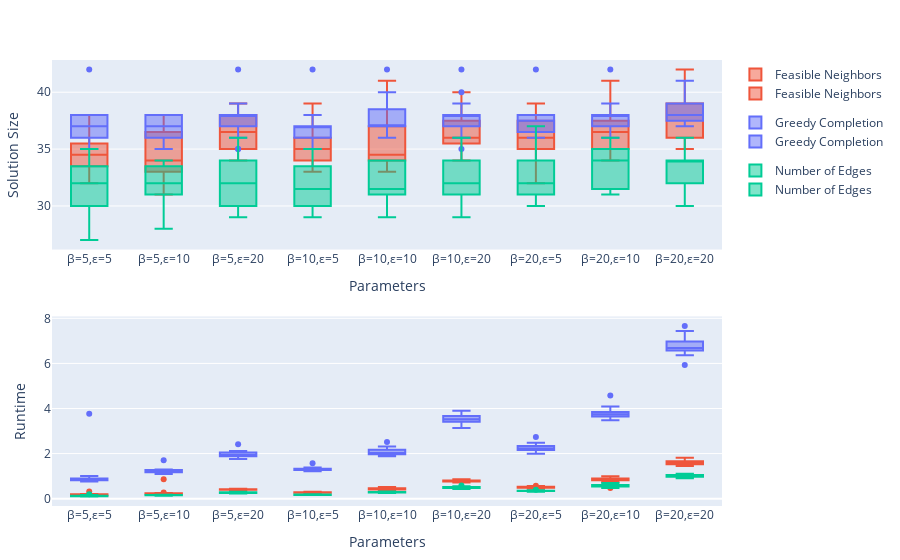

Notebook cell for this chart:
### Code cell
plot_df(df_075_1000, "lbh-075-1000")

### Figure 1 — Plotly figure (JSON) as saved in the notebook; plotly's stock layout.template omitted (floating-point values rounded to 4 significant figures; data arrays with more than 128 entries replaced by an {"elided": "..."} marker saying what was removed)
{"data": [{"legendgroup": "Feasible Neighbors", "marker": {"color": "#EF553B"}, "name": "Feasible Neighbors", "showlegend": true, "type": "box", "x": {"elided": "180 str values"}, "xaxis": "x1", "y": {"elided": "180 int values"}, "yaxis": "y1"}, {"legendgroup": "Greedy Completion", "marker": {"color": "#636efa"}, "name": "Greedy Completion", "showlegend": true, "type": "box", "x": {"elided": "180 str values"}, "xaxis": "x1", "y": {"elided": "180 int values"}, "yaxis": "y1"}, {"legendgroup": "Number of Edges", "marker": {"color": "#00cc96"}, "name": "Number of Edges", "showlegend": true, "type": "box", "x": {"elided": "180 str values"}, "xaxis": "x1", "y": {"elided": "180 int values"}, "yaxis": "y1"}, {"legendgroup": "Feasible Neighbors", "marker": {"color": "#EF553B"}, "name": "Feasible Neighbors", "showlegend": true, "type": "box", "x": {"elided": "180 str values"}, "xaxis": "x2", "y": {"elided": "180 float values"}, "yaxis": "y2"}, {"legendgroup": "Greedy Completion", "marker": {"color": "#636efa"}, "name": "Greedy Completion", "showlegend": true, "type": "box", "x": {"elided": "180 str values"}, "xaxis": "x2", "y": {"elided": "180 float values"}, "yaxis": "y2"}, {"legendgroup": "Number of Edges", "marker": {"color": "#00cc96"}, "name": "Number of Edges", "showlegend": true, "type": "box", "x": {"elided": "180 str values"}, "xaxis": "x2", "y": {"elided": "180 float values"}, "yaxis": "y2"}], "layout": {"margin": {"b": 50, "l": 50, "r": 50, "t": 60}, "xaxis1": {"anchor": "y1", "domain": [0, 1], "title": {"text": "Parameters"}}, "xaxis2": {"anchor": "y2", "domain": [0, 1], "title": {"text": "Parameters"}}, "yaxis1": {"anchor": "x1", "domain": [0.575, 1], "title": {"text": "Solution Size"}}, "yaxis2": {"anchor": "x2", "domain": [5.551e-17, 0.425], "title": {"text": "Runtime"}}}}
